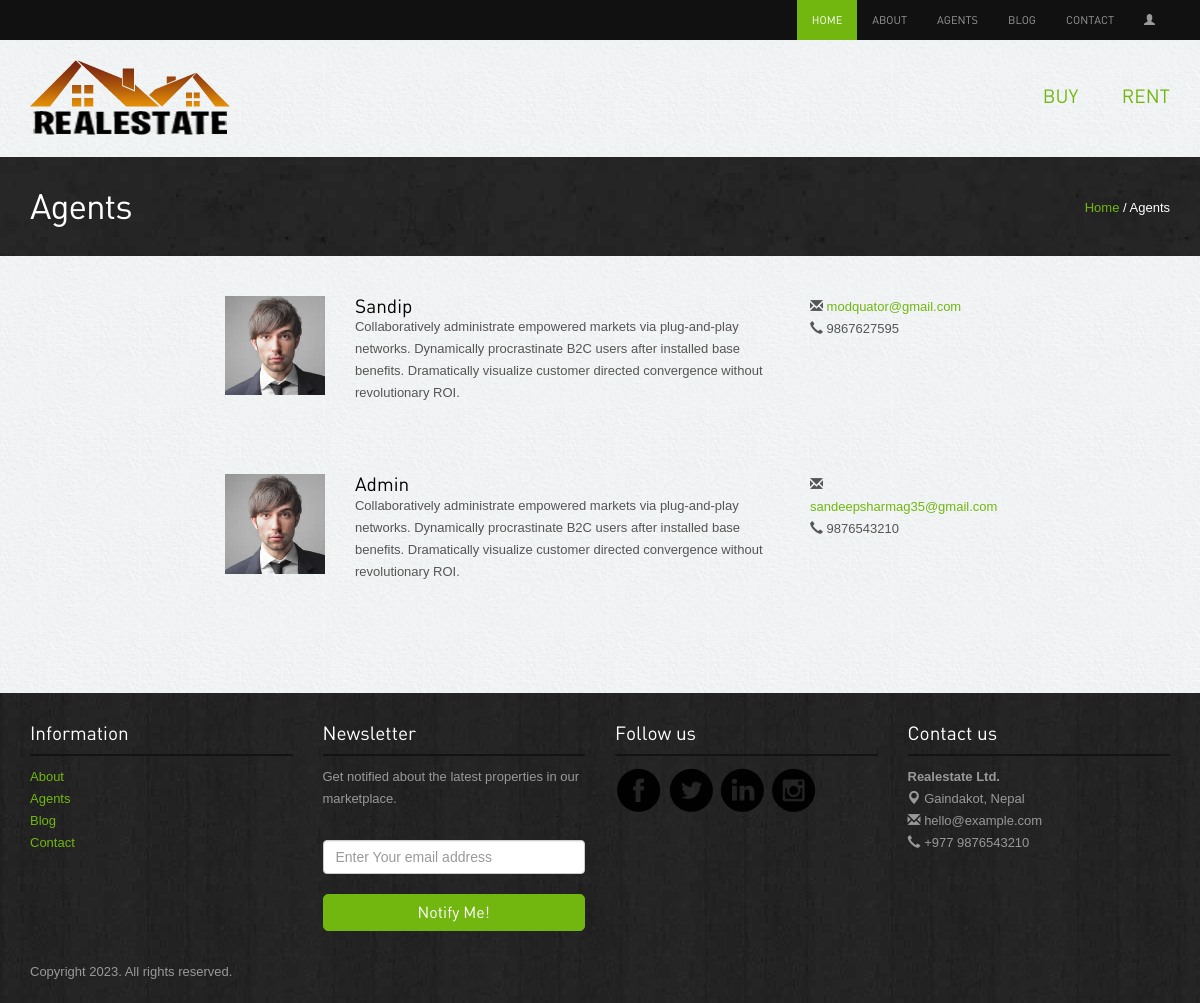
/agents/, run on the app's committed database.
### account/models.py (models this page shows, shortened)
class Profile(models.Model):
    user = models.OneToOneField(User, on_delete=models.CASCADE)
    fullname = models.TextField(max_length=50, blank=True)
    phone_regex = RegexValidator(
        regex=r"^\+?1?\d{9,15}$",
        message="Phone number must be entered in the format: '+999999999'. Up to 15 digits allowed.",
    )
    phone_number = models.CharField(
        validators=[phone_regex], max_length=17, blank=True
    )  # max_length should be enough to accommodate the longest possible phone number, with the country code
    email = models.EmailField(max_length=100, unique=True)
    address = models.TextField(max_length=100, blank=True)
    profile_picture = models.ImageField(upload_to=image_validations, blank=True)

### app/views.py (the view)
# urls.py: path("agents/", views.agentspage, name="agents"),
def agentspage(request):
    agents = Profile.objects.filter(user__is_superuser=True)
    context = {"agents": agents}
    return render(request, "agents.html", context)

### templates/agents.html (shortened to what this page needs)
{% extends 'home.html' %}
{% load static %}
{% block content %}
<div class="inside-banner">
  <div class="container">
    <span class="pull-right"><a href="{% url 'home' %}">Home</a> / Agents</span>
    <h2>Agents</h2>
  </div>
</div>
<div class="container">
  <div class="spacer agents">
    <div class="row">
      <div class="col-lg-8  col-lg-offset-2 col-sm-12">
        {% if agents %}
        {% for agent in agents %}
        <div class="row">
          <div class="col-lg-2 col-sm-2 "><a href="#"><img src="{% static 'images/agents/2.jpg' %}"
                class="img-responsive" alt="agent name"></a></div>
          <div class="col-lg-7 col-sm-7 ">
            <h4>{{ agent.fullname }}</h4>
            <p>Collaboratively administrate empowered markets via plug-and-play networks. Dynamically procrastinate
              B2C users after installed base benefits. Dramatically visualize customer directed convergence without
              revolutionary ROI.</p>
          </div>
          <div class="col-lg-3 col-sm-3 "><span class="glyphicon glyphicon-envelope"></span> <a
              href="mailto:abc@realestate.com">{{ agent.email }}</a><br>
            <span class="glyphicon glyphicon-earphone"></span> {{ agent.phone_number }}
          </div>
        </div>
        {% endfor %}
        {% endif %}
      </div>
    </div>
  </div>
</div>
{% endblock %}

### static/assets/style.css (style rules this page uses)
body { color:#555; font:normal 13px/22px Arial; background:url(../images/bgmain.png) #eee; }
h1,h2,h3,h4,h5 { font-weight:normal; font-family: din;margin: 0;padding: 0;color: #000 }
h2 { font-size: 35px; letter-spacing: -1px;margin-bottom: 20px; }
h4 { margin: 10px 0; font-size: 19px; }
p { margin-bottom: 30px; }
a { color:#72b70f; text-decoration:none;outline: none; }
.spacer { margin-top: 40px;margin-bottom:40px; }
.inside-banner { background:url(../images/bginside.jpg) #222;color: #fff; padding: 30px 0; }
.inside-banner h2 { margin: 0; color: #fff; }
.inside-banner span { margin-top: 10px; }
.agents .row { margin-bottom:40px; }
.agents .row h4 { margin: 0; }

### data on the page
Profile: fullname "Sandip", email "modquator@gmail.com", phone_number "9867627595"
Profile: fullname "Admin", email "sandeepsharmag35@gmail.com", phone_number "9876543210"
